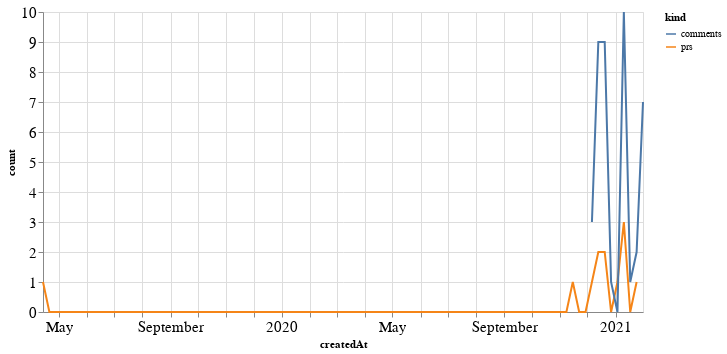

This figure's notebook cell:
### Code cell
alt.Chart(total_time, width=600).mark_line().encode(
    x='createdAt',
    y='count',
    color='kind'
)

### Figure 1 — Vega-Lite specification as saved in the notebook (floating-point values rounded to 4 significant figures; data arrays with more than 128 entries replaced by an {"elided": "..."} marker saying what was removed)
{"config": {"axisLeft": {"labelFontSize": 15}, "axisBottom": {"labelFontSize": 15}}, "data": {"name": "data-14257f716e96a5c3e73825a4e0f3186d"}, "mark": "line", "encoding": {"color": {"type": "nominal", "field": "kind"}, "x": {"type": "temporal", "field": "createdAt"}, "y": {"type": "quantitative", "field": "count"}}, "width": 600, "$schema": "https://vega.github.io/schema/vega-lite/v4.8.1.json", "datasets": {"data-14257f716e96a5c3e73825a4e0f3186d": {"elided": "190 records"}}}
